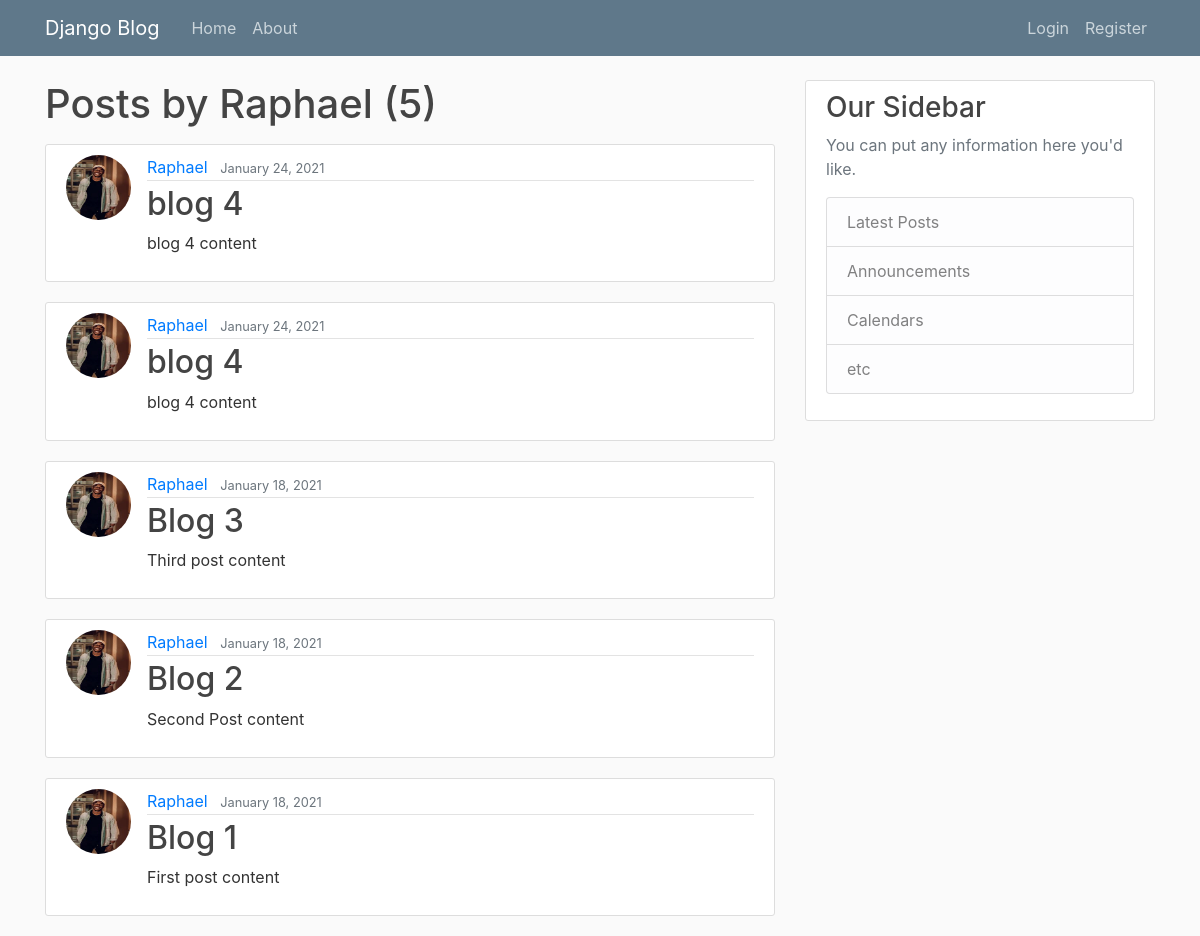
Before: /user/Raphael with the older database file.
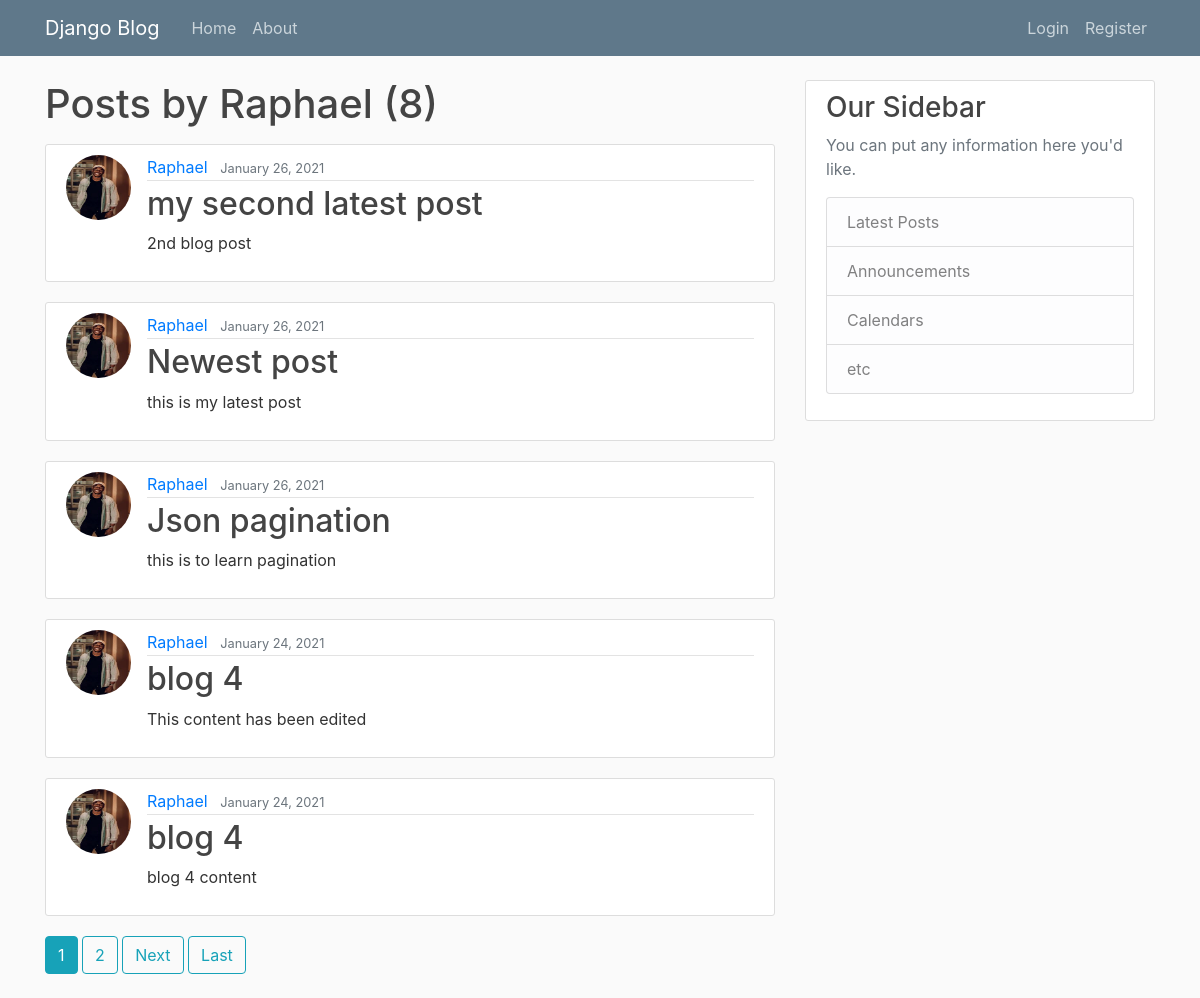
After: the same page with the newer database file.
### blog/models.py (models this page shows, shortened)
class Post(models.Model):
  title = models.CharField(max_length = 100)
  content = models.TextField()
  date_posted = models.DateTimeField(default = timezone.now)
  author = models.ForeignKey(User , on_delete = models.CASCADE)

### users/models.py (models this page shows, shortened)
class Profile(models.Model):
  user = models.OneToOneField(User, on_delete = models.CASCADE)
  image = models.ImageField(default = "default.jpg" , upload_to = "profile_pics_")

### blog/views.py (the view)
# urls.py: path('user/<str:username>', UserPostListView.as_view(), name = "user-posts"),
class UserPostListView(ListView):
  model = Post
  template_name = "blog/user_posts.html" #<app>/<model>_<viewtype>.html
  context_object_name = "posts"
  paginate_by = 5
  def get_queryset(self):
    user = get_object_or_404(User , username = self.kwargs.get('username'))
    return Post.objects.filter(author  = user).order_by("-date_posted")

### blog/templates/blog/user_posts.html (shortened to what this page needs)
{% extends "blog/base.html" %}
{%  block content %}
<h1 class = "mb-3">Posts by  {{ view.kwargs.username}} ({{ page_obj.paginator.count }})</h1>
  {% for post in posts %}
    <article class="media content-section">
      <img src = "{{post.author.profile.image.url}}" class = "rounded-circle article-img">
    <div class="media-body">
    <div class="article-metadata">
      <a class="mr-2" href="{% url 'user-posts' post.author.username %}">{{ post.author }}</a>
      <small class="text-muted">{{ post.date_posted|date:"F d, Y" }}</small>
    </div>
    <h2><a class="article-title" href="{% url 'post-detail' post.id %}">{{ post.title }}</a></h2>
    <p class="article-content">{{ post.content }}</p>
  </div>
  </article>
  {% endfor %}
  {% if is_paginated %}
      {% for num in page_obj.paginator.page_range %}
        {% if page_obj.number == num %}
          <a class="btn btn-info mb-4" href="?page={{ num }}">{{ num }}</a>
        {% elif num > page_obj.number|add:'-3' and num < page_obj.number|add:'3' %}
          <a class="btn btn-outline-info mb-4" href="?page={{ num }}">{{ num }}</a>
        {% endif %}
      {% endfor %}
      {% if page_obj.has_next %}
        <a class="btn btn-outline-info mb-4" href="?page={{ page_obj.next_page_number }}">Next</a>
        <a class="btn btn-outline-info mb-4" href="?page={{ page_obj.paginator.num_pages }}">Last</a>
      {% endif %}
    {% endif %}
{% endblock content %}

### blog/templates/blog/base.html (shortened to what this page needs)
{% load static %}
<!DOCTYPE html>
<html>
<head>
    <link rel="stylesheet" href="https://stackpath.bootstrapcdn.com/bootstrap/4.3.1/css/bootstrap.min.css">
    <link rel="stylesheet" type="text/css" href="{% static 'blog/main.css'%}">
</head>
<body>
  <header class="site-header">
  <nav class="navbar navbar-expand-md navbar-dark bg-steel fixed-top">
    <div class="container">
      <a class="navbar-brand mr-4" href="{% url 'blog-home' %}">Django Blog</a>
      <div class="collapse navbar-collapse" id="navbarToggle">
        <div class="navbar-nav mr-auto">
          <a class="nav-item nav-link" href="{% url 'blog-home' %}">Home</a>
          <a class="nav-item nav-link" href="{% url 'blog-about' %}">About</a>
        </div>
        <div class="navbar-nav">
          {% if user.is_authenticated %}
          <a class="nav-item nav-link" href="{% url  'post-create' %}">Create Post</a>
            <a class="nav-item nav-link" href="{% url  'logout' %}">Logout</a>
            <a class="nav-item nav-link" href="{% url  'profile' %}">Profile</a>
          {% else %}
            <a class="nav-item nav-link" href="{% url  'login' %}">Login</a>
            <a class="nav-item nav-link" href="{% url  'register' %}">Register</a>
          {% endif %}
        </div>
      </div>
    </div>
    </nav>
  </header>
  <main role="main" class="container">
  <div class="row">
    <div class="col-md-8">
      {% block content %}{% endblock %}
    </div>
    <div class="col-md-4">
      <div class="content-section">
        <h3>Our Sidebar</h3>
        <p class='text-muted'>You can put any information here you'd like.
          <ul class="list-group">
            <li class="list-group-item list-group-item-light">Latest Posts</li>
            <li class="list-group-item list-group-item-light">Announcements</li>
            <li class="list-group-item list-group-item-light">Calendars</li>
            <li class="list-group-item list-group-item-light">etc</li>
          </ul>
        </p>
      </div>
    </div>
  </div>
  </main>
</body>
</html>

### blog/static/blog/main.css (style rules this page uses)
body { background: #fafafa; color: #333333; margin-top: 5rem; }
h1, h2, h3, h4, h5, h6 { color: #444444; }
ul { margin: 0; }
.bg-steel { background-color: #5f788a; }
.site-header .navbar-nav .nav-link { color: #cbd5db; }
.content-section { background: #ffffff; padding: 10px 20px; border: 1px solid #dddddd; border-radius: 3px; margin-bottom: 20px; }
.article-title { color: #444444; }
.article-content { white-space: pre-line; }
.article-img { height: 65px; width: 65px; margin-right: 16px; }
.article-metadata { padding-bottom: 1px; margin-bottom: 4px; border-bottom: 1px solid #e3e3e3 }

Changed rows visible on the page:
no longer on this page (row unchanged): Post: author.profile.image (picture), author "Raphael", date_posted "January 18, 2021", title "Blog 3", content "Third post content"
no longer on this page (row unchanged): Post: author.profile.image (picture), author "Raphael", date_posted "January 18, 2021", title "Blog 2", content "Second Post content"
no longer on this page (row unchanged): Post: author.profile.image (picture), author "Raphael", date_posted "January 18, 2021", title "Blog 1", content "First post content"
added Post: author.profile.image (picture), author "Raphael", date_posted "January 26, 2021", title "my second latest post", content "2nd blog post"
added Post: author.profile.image (picture), author "Raphael", date_posted "January 26, 2021", title "Newest post", content "this is my latest post"
added Post: author.profile.image (picture), author "Raphael", date_posted "January 26, 2021", title "Json pagination", content "this is to learn pagination"
changed Post: content "blog 4 content" → "This content has been edited"
Other visible differences:
{{ page_obj.paginator.count }}: "5" → "8"
new list line: "1"
new list line: "2"
text now shown: "Next Last"
